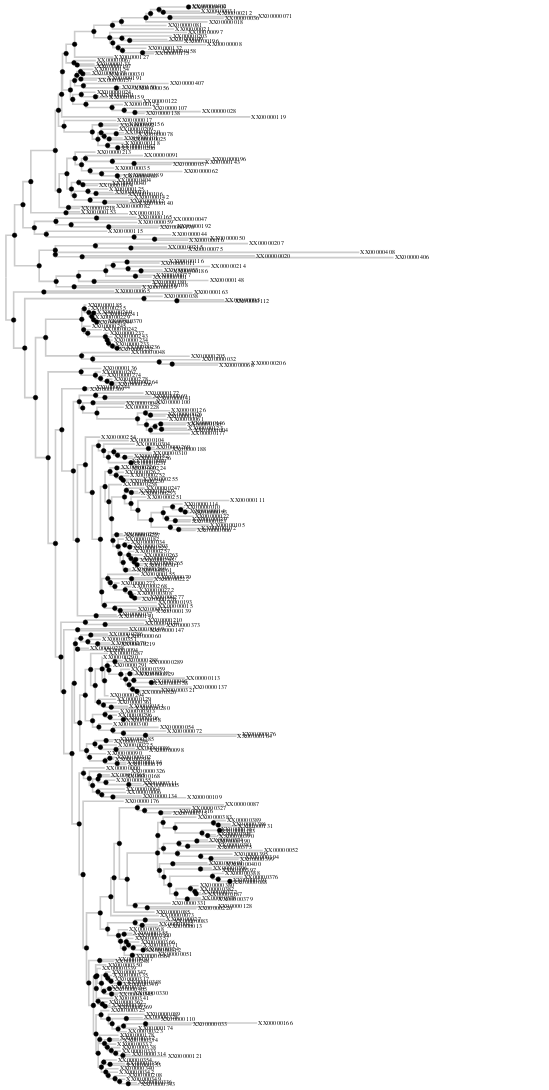

Source (notebook cell):
### Code cell
# Initialize a Vega Tree object.
vt = VegaTree(df)

# Display the tree.
vt.display()

### Figure 1 — Vega specification as saved in the notebook (floating-point values rounded to 4 significant figures; data arrays with more than 128 entries replaced by an {"elided": "..."} marker saying what was removed)
{"$schema": "https://vega.github.io/schema/vega/v3.json", "data": [{"name": "tree", "transform": [{"key": "id", "parentKey": "parent", "type": "stratify"}, {"as": ["y0", "x0", "depth0", "children0"], "method": "cluster", "size": [{"signal": "height"}, {"signal": "width - 100"}], "type": "tree"}, {"as": ["y", "x", "depth", "children"], "method": "cluster", "size": [{"signal": "height"}, {"signal": "width - 100"}], "type": "tree"}, {"as": "x", "expr": "datum.distance * branchScale", "type": "formula"}, {"as": "y", "expr": "datum.y0 * (heightScale / 100)", "type": "formula"}], "values": {"elided": "725 records"}}, {"name": "links", "source": "tree", "transform": [{"key": "id", "type": "treelinks"}, {"orient": "horizontal", "shape": "orthogonal", "type": "linkpath"}]}, {"name": "nodes", "source": "tree", "transform": [{"expr": "datum.type == 'node'", "type": "filter"}]}, {"name": "leaves", "source": "tree", "transform": [{"expr": "datum.type == 'leaf'", "type": "filter"}]}], "height": 7260, "marks": [{"encode": {"update": {"path": {"field": "path"}, "stroke": {"value": "#ccc"}, "strokeWidth": {"value": 3}}}, "from": {"data": "links"}, "type": "path"}, {"encode": {"enter": {"size": {"value": 70}, "stroke": {"value": "#000"}}, "update": {"fill": {"value": "#000"}, "x": {"field": "x"}, "y": {"field": "y"}}}, "from": {"data": "nodes"}, "name": "ancestor", "type": "symbol"}, {"encode": {"enter": {"fill": {"value": "#000"}, "text": {"field": "label"}}, "update": {"dx": {"value": 2}, "dy": {"value": 3}, "x": {"field": "x"}, "y": {"field": "y"}}}, "from": {"data": "leaves"}, "type": "text"}], "padding": 5, "scales": [{"domain": {"data": "tree", "field": "depth"}, "name": "color", "range": {"scheme": "magma"}, "type": "sequential", "zero": true}], "signals": [{"bind": {"input": "range", "max": 500, "min": 0, "step": 50}, "name": "branchScale", "value": 200}, {"bind": {"input": "range", "max": 100, "min": 0, "step": 5}, "name": "heightScale", "value": 100}, {"name": "cladify", "on": [{"events": "@ancestor:mousedown, @ancestor:touchstart", "update": "datum"}], "value": "datum"}], "width": 1000}
